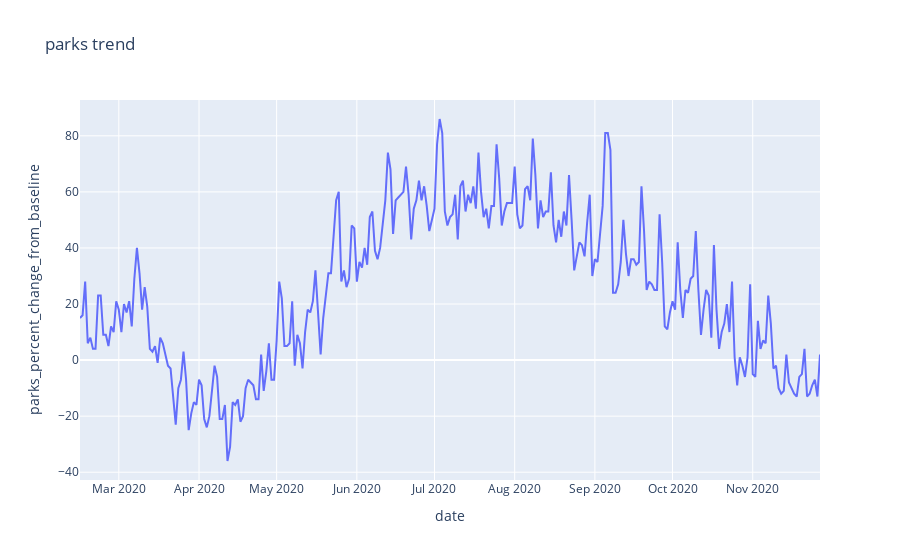

Notebook source saved alongside this figure:
### Code cell
fig = px.line(US_trend, x="date", y="parks_percent_change_from_baseline", title='parks trend')
fig.show()

### Figure 1 — Plotly figure (JSON) as saved in the notebook; plotly's stock layout.template omitted (floating-point values rounded to 4 significant figures; data arrays with more than 128 entries replaced by an {"elided": "..."} marker saying what was removed)
{"data": [{"hovertemplate": "date=%{x}<br>parks_percent_change_from_baseline=%{y}<extra></extra>", "legendgroup": "", "line": {"color": "#636efa", "dash": "solid"}, "mode": "lines", "name": "", "orientation": "v", "showlegend": false, "type": "scatter", "x": {"elided": "287 str values"}, "xaxis": "x", "y": {"elided": "287 int values"}, "yaxis": "y"}], "layout": {"legend": {"tracegroupgap": 0}, "title": {"text": "parks trend"}, "xaxis": {"anchor": "y", "domain": [0, 1], "title": {"text": "date"}}, "yaxis": {"anchor": "x", "domain": [0, 1], "title": {"text": "parks_percent_change_from_baseline"}}}}
